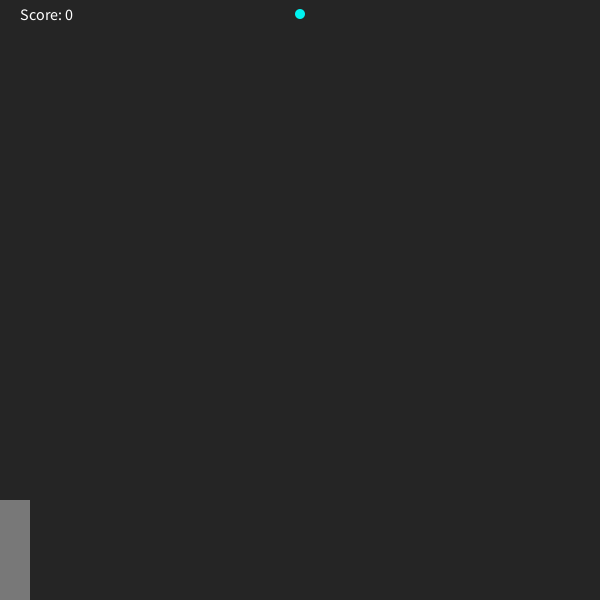
Frame 1 (no input)
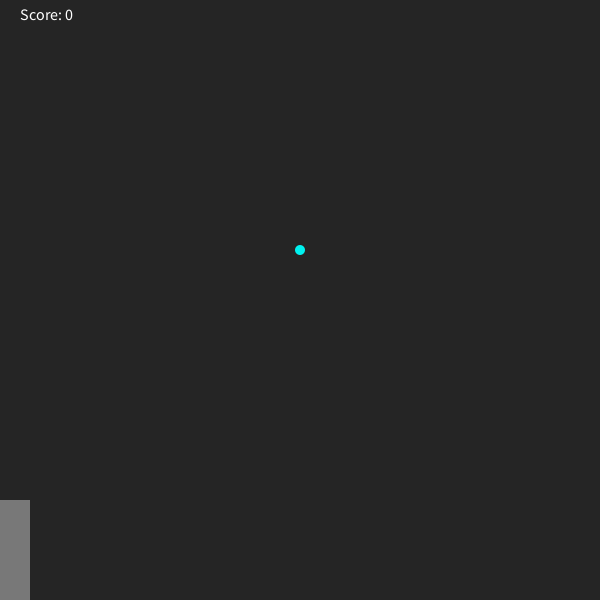
Frame 60 (the mouse pressed at the canvas centre just before this capture)
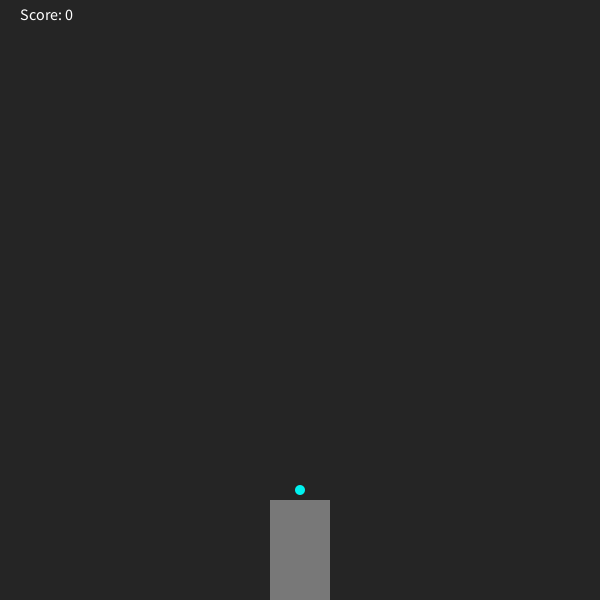
Frame 120 (the mouse held since frame 60 and released just before this capture)

The Processing sketch that drew these frames (run headless with seeded random() and noise(); from frame 60 on, the mouse is pressed at the canvas centre):

// Processing sketch: rain_game
// ── rain_game.pde
import java.util.Random;

void setup() {
  size(600,600);
  background(37, 37, 37);
}

int y = 10;


void draw() {

  Random rand = new Random();
  
  if(y <= 610) {
    y+=4; 
  }
  int x = 300;
  background(37, 37, 37);
  noStroke();
  fill(#00F2F0);
  ellipse(x, y, 10, 10);
  
  if(y >= 610) {
    y = 10;
    x = rand.nextInt(600);
  }
  
  fill(120, 120, 120);
  rect(mouseX-30, 500, 60, 100);
  
  fill(255, 255, 255);
  textSize(16);
  text("Score: " + score, 20, 20);
  
}

int score = 0;

void checkCatch(int x) {
  if(mouseX+30 >= x && x >= mouseX-30) {
   score++; 
  } else if(score > 0) {
   score--; 
  }
  println("Score: " + score);
}
